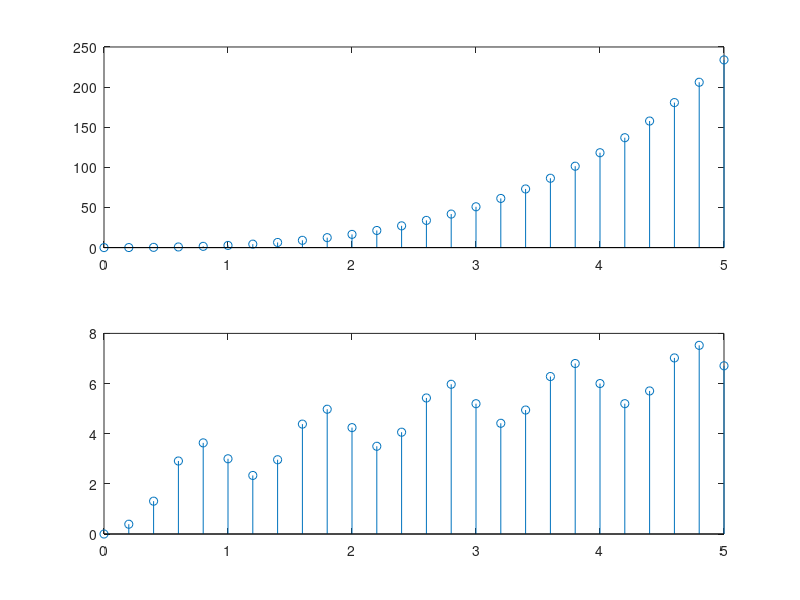

The MATLAB source for this figure:
x = 0:0.2:5
f = (x.^2) .* exp(x.^0.5)
g = 3 * x.^0.5 + sin(8 * pi *x)
figure
subplot(2,1,1)
stem(x,f)
subplot(2,1,2)
stem(x,g)